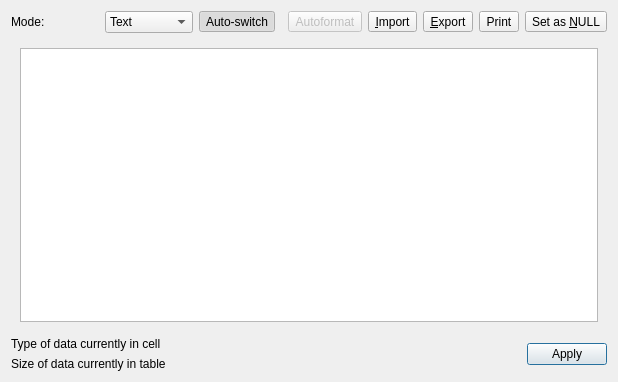
<?xml version="1.0" encoding="UTF-8"?>
<ui version="4.0">
 <class>EditDialog</class>
 <widget class="QDialog" name="EditDialog">
  <property name="geometry">
   <rect>
    <x>0</x>
    <y>0</y>
    <width>618</width>
    <height>382</height>
   </rect>
  </property>
  <property name="windowTitle">
   <string>Edit database cell</string>
  </property>
  <layout class="QVBoxLayout" name="verticalLayout_5">
   <item>
    <layout class="QHBoxLayout" name="horizontalLayout">
     <item>
      <widget class="QLabel" name="labelMode">
       <property name="minimumSize">
        <size>
         <width>0</width>
         <height>0</height>
        </size>
       </property>
       <property name="text">
        <string>Mode:</string>
       </property>
       <property name="buddy">
        <cstring>comboMode</cstring>
       </property>
      </widget>
     </item>
     <item>
      <widget class="QComboBox" name="comboMode">
       <property name="minimumSize">
        <size>
         <width>0</width>
         <height>0</height>
        </size>
       </property>
       <property name="whatsThis">
        <string>This is the list of supported modes for the cell editor. Choose a mode for viewing or editing the data of the current cell.</string>
       </property>
       <item>
        <property name="text">
         <string>Text</string>
        </property>
       </item>
       <item>
        <property name="text">
         <string>Binary</string>
        </property>
       </item>
       <item>
        <property name="text">
         <string>Image</string>
        </property>
       </item>
       <item>
        <property name="text">
         <string>JSON</string>
        </property>
       </item>
       <item>
        <property name="text">
         <string>XML</string>
        </property>
       </item>
      </widget>
     </item>
     <item>
      <widget class="QToolButton" name="buttonAutoSwitchMode">
       <property name="toolTip">
        <string>Automatically adjust the editor mode to the loaded data type</string>
       </property>
       <property name="statusTip">
        <string>Automatically adjust the editor mode to the loaded data type</string>
       </property>
       <property name="whatsThis">
        <string>This checkable button enables or disables the automatic switching of the editor mode. When a new cell is selected or new data is imported and the automatic switching is enabled, the mode adjusts to the detected data type. You can then change the editor mode manually. If you want to keep this manually switched mode while moving through the cells, switch the button off.</string>
       </property>
       <property name="text">
        <string>Auto-switch</string>
       </property>
       <property name="icon">
        <iconset resource="icons/icons.qrc">
         <normaloff>:/icons/keyword</normaloff>
         <normalon>:/icons/cog_go.png</normalon>:/icons/keyword</iconset>
       </property>
       <property name="checkable">
        <bool>true</bool>
       </property>
       <property name="checked">
        <bool>true</bool>
       </property>
      </widget>
     </item>
     <item>
      <spacer name="horizontalSpacer">
       <property name="orientation">
        <enum>Qt::Horizontal</enum>
       </property>
      </spacer>
     </item>
     <item>
      <widget class="QToolButton" name="buttonIndent">
       <property name="enabled">
        <bool>false</bool>
       </property>
       <property name="toolTip">
        <string>Auto-format: pretty print on loading, compact on saving.</string>
       </property>
       <property name="statusTip">
        <string>Auto-format: pretty print on loading, compact on saving.</string>
       </property>
       <property name="whatsThis">
        <string>When enabled, the auto-format feature formats the data on loading, breaking the text in lines and indenting it for maximum readability. On data saving, the auto-format feature compacts the data removing end of lines, and unnecessary whitespace.</string>
       </property>
       <property name="text">
        <string>Autoformat</string>
       </property>
       <property name="icon">
        <iconset resource="icons/icons.qrc">
         <normaloff>:/icons/text_indent</normaloff>:/icons/text_indent</iconset>
       </property>
       <property name="checkable">
        <bool>true</bool>
       </property>
      </widget>
     </item>
     <item>
      <widget class="QToolButton" name="buttonImport">
       <property name="minimumSize">
        <size>
         <width>0</width>
         <height>0</height>
        </size>
       </property>
       <property name="toolTip">
        <string>Import from file</string>
       </property>
       <property name="whatsThis">
        <string>Opens a file dialog used to import any kind of data to this database cell.</string>
       </property>
       <property name="text">
        <string>&amp;Import</string>
       </property>
       <property name="icon">
        <iconset resource="icons/icons.qrc">
         <normaloff>:/icons/document_open</normaloff>:/icons/document_open</iconset>
       </property>
      </widget>
     </item>
     <item>
      <widget class="QToolButton" name="buttonExport">
       <property name="minimumSize">
        <size>
         <width>0</width>
         <height>0</height>
        </size>
       </property>
       <property name="toolTip">
        <string>Export to file</string>
       </property>
       <property name="whatsThis">
        <string>Opens a file dialog used to export the contents of this database cell to a file.</string>
       </property>
       <property name="text">
        <string>&amp;Export</string>
       </property>
       <property name="icon">
        <iconset resource="icons/icons.qrc">
         <normaloff>:/icons/save_sql</normaloff>:/icons/save_sql</iconset>
       </property>
      </widget>
     </item>
     <item>
      <widget class="QToolButton" name="printButton">
       <property name="toolTip">
        <string>Print cell content</string>
       </property>
       <property name="whatsThis">
        <string>Open preview dialog for printing the data currently stored in the cell</string>
       </property>
       <property name="text">
        <string>Print</string>
       </property>
       <property name="icon">
        <iconset resource="icons/icons.qrc">
         <normaloff>:/icons/print</normaloff>:/icons/print</iconset>
       </property>
      </widget>
     </item>
     <item>
      <widget class="QToolButton" name="buttonNull">
       <property name="minimumSize">
        <size>
         <width>0</width>
         <height>0</height>
        </size>
       </property>
       <property name="toolTip">
        <string>Set this cell to NULL</string>
       </property>
       <property name="whatsThis">
        <string>Erases the contents of the cell</string>
       </property>
       <property name="text">
        <string>Set as &amp;NULL</string>
       </property>
       <property name="icon">
        <iconset resource="icons/icons.qrc">
         <normaloff>:/icons/set_to_null</normaloff>:/icons/set_to_null</iconset>
       </property>
      </widget>
     </item>
    </layout>
   </item>
   <item>
    <widget class="QStackedWidget" name="editorStack">
     <property name="currentIndex">
      <number>0</number>
     </property>
     <widget class="QWidget" name="verticalLayout_4">
      <layout class="QVBoxLayout" name="verticalLayout_3">
       <item>
        <widget class="QTextEdit" name="editorText">
         <property name="font">
          <font>
           <family>Monospace</family>
          </font>
         </property>
         <property name="whatsThis">
          <string>This area displays information about the data present in this database cell</string>
         </property>
         <property name="acceptRichText">
          <bool>false</bool>
         </property>
        </widget>
       </item>
      </layout>
     </widget>
     <widget class="QWidget" name="editorBinary">
      <property name="contextMenuPolicy">
       <enum>Qt::ActionsContextMenu</enum>
      </property>
     </widget>
     <widget class="QScrollArea" name="editorImageScrollArea">
      <property name="widgetResizable">
       <bool>true</bool>
      </property>
      <widget class="QWidget" name="scrollAreaWidgetContents">
       <property name="geometry">
        <rect>
         <x>0</x>
         <y>0</y>
         <width>84</width>
         <height>35</height>
        </rect>
       </property>
       <layout class="QVBoxLayout" name="verticalLayout_2">
        <item>
         <widget class="QLabel" name="editorImage">
          <property name="contextMenuPolicy">
           <enum>Qt::ActionsContextMenu</enum>
          </property>
          <property name="text">
           <string/>
          </property>
         </widget>
        </item>
       </layout>
      </widget>
     </widget>
     <widget class="QWidget" name="editorSci">
      <property name="whatsThis">
       <string>This editor mode lets you edit JSON or XML data with syntax highlighting, automatic formatting and validation before saving.

Errors are indicated with a red squiggle underline.</string>
      </property>
     </widget>
    </widget>
   </item>
   <item>
    <layout class="QHBoxLayout" name="horizontalLayout_2">
     <item>
      <layout class="QVBoxLayout" name="verticalLayout">
       <item>
        <widget class="QLabel" name="labelType">
         <property name="sizePolicy">
          <sizepolicy hsizetype="MinimumExpanding" vsizetype="Preferred">
           <horstretch>0</horstretch>
           <verstretch>0</verstretch>
          </sizepolicy>
         </property>
         <property name="minimumSize">
          <size>
           <width>100</width>
           <height>0</height>
          </size>
         </property>
         <property name="text">
          <string>Type of data currently in cell</string>
         </property>
         <property name="wordWrap">
          <bool>true</bool>
         </property>
        </widget>
       </item>
       <item>
        <widget class="QLabel" name="labelSize">
         <property name="sizePolicy">
          <sizepolicy hsizetype="MinimumExpanding" vsizetype="Preferred">
           <horstretch>0</horstretch>
           <verstretch>0</verstretch>
          </sizepolicy>
         </property>
         <property name="minimumSize">
          <size>
           <width>100</width>
           <height>0</height>
          </size>
         </property>
         <property name="text">
          <string>Size of data currently in table</string>
         </property>
         <property name="textFormat">
          <enum>Qt::PlainText</enum>
         </property>
         <property name="wordWrap">
          <bool>true</bool>
         </property>
        </widget>
       </item>
      </layout>
     </item>
     <item>
      <widget class="QPushButton" name="buttonApply">
       <property name="sizePolicy">
        <sizepolicy hsizetype="Preferred" vsizetype="Fixed">
         <horstretch>0</horstretch>
         <verstretch>0</verstretch>
        </sizepolicy>
       </property>
       <property name="toolTip">
        <string>Apply data to cell</string>
       </property>
       <property name="whatsThis">
        <string>This button saves the changes performed in the cell editor to the database cell.</string>
       </property>
       <property name="text">
        <string>Apply</string>
       </property>
       <property name="default">
        <bool>true</bool>
       </property>
      </widget>
     </item>
    </layout>
   </item>
  </layout>
  <action name="actionPrintImage">
   <property name="icon">
    <iconset resource="icons/icons.qrc">
     <normaloff>:/icons/print</normaloff>:/icons/print</iconset>
   </property>
   <property name="text">
    <string>Print...</string>
   </property>
   <property name="toolTip">
    <string>Open preview dialog for printing displayed image</string>
   </property>
   <property name="shortcut">
    <string>Ctrl+P</string>
   </property>
  </action>
  <action name="actionPrint">
   <property name="icon">
    <iconset resource="icons/icons.qrc">
     <normaloff>:/icons/print</normaloff>:/icons/print</iconset>
   </property>
   <property name="text">
    <string>Print...</string>
   </property>
   <property name="toolTip">
    <string>Open preview dialog for printing displayed text</string>
   </property>
   <property name="shortcut">
    <string>Ctrl+P</string>
   </property>
  </action>
  <action name="actionCopyHexAscii">
   <property name="icon">
    <iconset resource="icons/icons.qrc">
     <normaloff>:/icons/special_copy</normaloff>:/icons/special_copy</iconset>
   </property>
   <property name="text">
    <string>Copy Hex and ASCII</string>
   </property>
   <property name="toolTip">
    <string>Copy selected hexadecimal and ASCII columns to the clipboard</string>
   </property>
   <property name="shortcut">
    <string>Ctrl+Shift+C</string>
   </property>
  </action>
 </widget>
 <tabstops>
  <tabstop>comboMode</tabstop>
  <tabstop>buttonAutoSwitchMode</tabstop>
  <tabstop>buttonIndent</tabstop>
  <tabstop>buttonImport</tabstop>
  <tabstop>buttonExport</tabstop>
  <tabstop>printButton</tabstop>
  <tabstop>buttonNull</tabstop>
  <tabstop>editorText</tabstop>
  <tabstop>buttonApply</tabstop>
 </tabstops>
 <resources>
  <include location="icons/icons.qrc"/>
 </resources>
 <connections>
  <connection>
   <sender>buttonApply</sender>
   <signal>clicked()</signal>
   <receiver>EditDialog</receiver>
   <slot>accept()</slot>
   <hints>
    <hint type="sourcelabel">
     <x>605</x>
     <y>358</y>
    </hint>
    <hint type="destinationlabel">
     <x>241</x>
     <y>406</y>
    </hint>
   </hints>
  </connection>
  <connection>
   <sender>comboMode</sender>
   <signal>currentIndexChanged(int)</signal>
   <receiver>EditDialog</receiver>
   <slot>editModeChanged(int)</slot>
   <hints>
    <hint type="sourcelabel">
     <x>71</x>
     <y>27</y>
    </hint>
    <hint type="destinationlabel">
     <x>201</x>
     <y>431</y>
    </hint>
   </hints>
  </connection>
  <connection>
   <sender>editorText</sender>
   <signal>textChanged()</signal>
   <receiver>EditDialog</receiver>
   <slot>editTextChanged()</slot>
   <hints>
    <hint type="sourcelabel">
     <x>279</x>
     <y>191</y>
    </hint>
    <hint type="destinationlabel">
     <x>339</x>
     <y>335</y>
    </hint>
   </hints>
  </connection>
  <connection>
   <sender>buttonIndent</sender>
   <signal>toggled(bool)</signal>
   <receiver>EditDialog</receiver>
   <slot>setMustIndentAndCompact(bool)</slot>
   <hints>
    <hint type="sourcelabel">
     <x>487</x>
     <y>33</y>
    </hint>
    <hint type="destinationlabel">
     <x>308</x>
     <y>190</y>
    </hint>
   </hints>
  </connection>
  <connection>
   <sender>buttonAutoSwitchMode</sender>
   <signal>toggled(bool)</signal>
   <receiver>EditDialog</receiver>
   <slot>switchEditorMode(bool)</slot>
   <hints>
    <hint type="sourcelabel">
     <x>162</x>
     <y>33</y>
    </hint>
    <hint type="destinationlabel">
     <x>308</x>
     <y>190</y>
    </hint>
   </hints>
  </connection>
  <connection>
   <sender>actionPrintImage</sender>
   <signal>triggered()</signal>
   <receiver>EditDialog</receiver>
   <slot>openPrintImageDialog()</slot>
   <hints>
    <hint type="sourcelabel">
     <x>-1</x>
     <y>-1</y>
    </hint>
    <hint type="destinationlabel">
     <x>308</x>
     <y>190</y>
    </hint>
   </hints>
  </connection>
  <connection>
   <sender>actionPrint</sender>
   <signal>triggered()</signal>
   <receiver>EditDialog</receiver>
   <slot>openPrintDialog()</slot>
   <hints>
    <hint type="sourcelabel">
     <x>-1</x>
     <y>-1</y>
    </hint>
    <hint type="destinationlabel">
     <x>308</x>
     <y>190</y>
    </hint>
   </hints>
  </connection>
  <connection>
   <sender>actionCopyHexAscii</sender>
   <signal>triggered()</signal>
   <receiver>EditDialog</receiver>
   <slot>copyHexAscii()</slot>
   <hints>
    <hint type="sourcelabel">
     <x>-1</x>
     <y>-1</y>
    </hint>
    <hint type="destinationlabel">
     <x>308</x>
     <y>190</y>
    </hint>
   </hints>
  </connection>
  <connection>
   <sender>buttonNull</sender>
   <signal>clicked()</signal>
   <receiver>EditDialog</receiver>
   <slot>setNull()</slot>
   <hints>
    <hint type="sourcelabel">
     <x>595</x>
     <y>22</y>
    </hint>
    <hint type="destinationlabel">
     <x>308</x>
     <y>190</y>
    </hint>
   </hints>
  </connection>
  <connection>
   <sender>buttonImport</sender>
   <signal>clicked()</signal>
   <receiver>EditDialog</receiver>
   <slot>importData()</slot>
   <hints>
    <hint type="sourcelabel">
     <x>505</x>
     <y>22</y>
    </hint>
    <hint type="destinationlabel">
     <x>308</x>
     <y>190</y>
    </hint>
   </hints>
  </connection>
  <connection>
   <sender>buttonExport</sender>
   <signal>clicked()</signal>
   <receiver>EditDialog</receiver>
   <slot>exportData()</slot>
   <hints>
    <hint type="sourcelabel">
     <x>535</x>
     <y>22</y>
    </hint>
    <hint type="destinationlabel">
     <x>308</x>
     <y>190</y>
    </hint>
   </hints>
  </connection>
  <connection>
   <sender>printButton</sender>
   <signal>clicked()</signal>
   <receiver>actionPrint</receiver>
   <slot>trigger()</slot>
   <hints>
    <hint type="sourcelabel">
     <x>565</x>
     <y>22</y>
    </hint>
    <hint type="destinationlabel">
     <x>308</x>
     <y>190</y>
    </hint>
   </hints>
  </connection>
 </connections>
 <slots>
  <slot>importData()</slot>
  <slot>exportData()</slot>
  <slot>editTextChanged()</slot>
  <slot>editModeChanged(int)</slot>
  <slot>setNull()</slot>
 </slots>
</ui>
